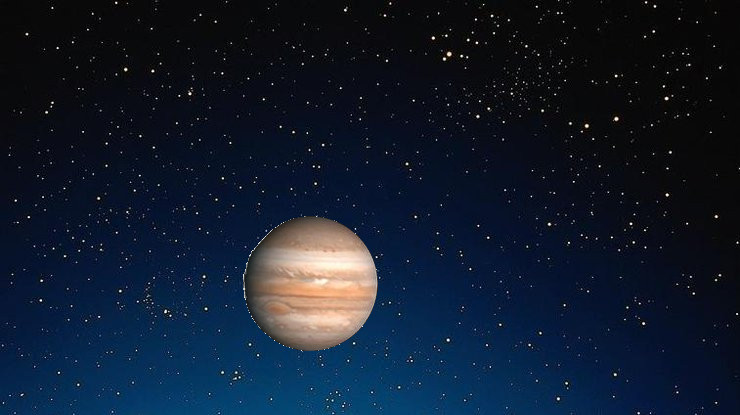
#> input picture hough-circ/data/pla.jpg, 740 x 415 px
$ python main.py
#> lines starting #> are read from the running program, lines starting #| are printed output that depends on the picture; after the words box and inside, x2 and y2 are one past the last pixel; in counts of white or black regions, pixels touching at a corner belong together
#!python
# -*- coding: utf-8 -*-
__version__ = "$Revision: 1.8 $"

import sys
import cv2
import numpy as np

# - - - - - - - - - - - - - - - - - - - - - - - - - - - - - - - - - - - - - - - -
def main():
    img = cv2.imread("data/pla.jpg", cv2.IMREAD_COLOR)
#> img is the input picture: shape (415, 740, 3); mean B, G, R 44.8, 27.8, 16.7
    gray = cv2.cvtColor(img, cv2.COLOR_BGR2GRAY)
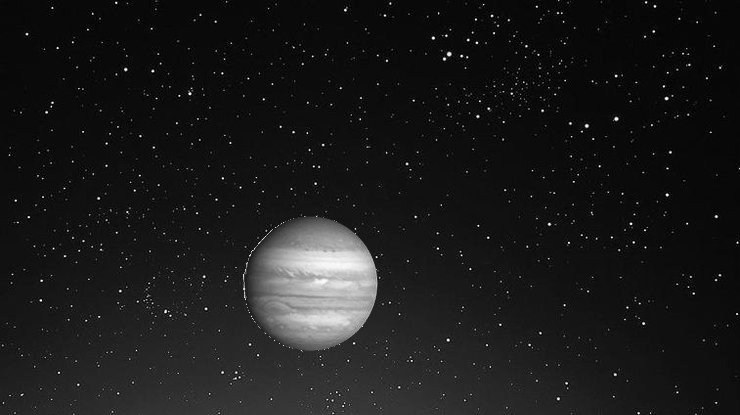
#> gray: shape (415, 740); min 0, max 255, mean 26.4

    gray = cv2.medianBlur(gray, 5)
    cv2.imwrite("result/01-blur.jpg",gray)

    edges = cv2.Canny(gray,50,200)
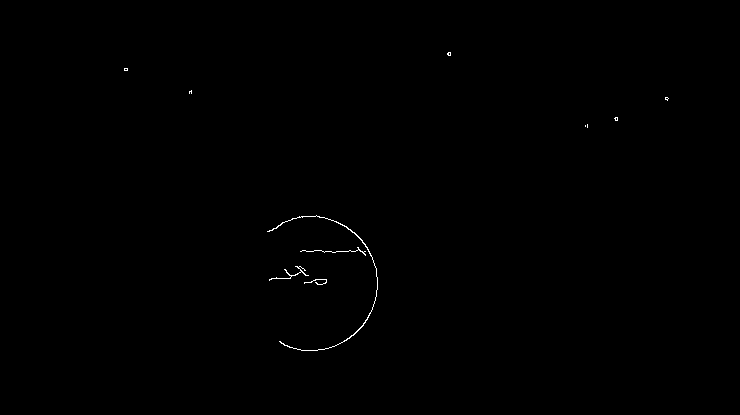
#> edges: shape (415, 740); 0.19% white in thin lines or dots, all inside (x1, y1, x2, y2) = (124, 52, 669, 351)
    cv2.imwrite("result/02-edge.jpg",edges)

    circles = cv2.HoughCircles(edges, cv2.HOUGH_GRADIENT, 1, 120, param1=100, param2=30, minRadius=0, maxRadius=0)
#> circles = None

    if circles is None: return

    res = np.zeros(img.shape,dtype=np.uint8)
    for circle in circles:
        for x,y,r in circle:
            cv2.circle(img,(x,y),r, (0,255,0),2) # draw the outer circle
            cv2.circle(img,(x,y),2,(0,0,255),3) # draw the center of the circle
            cv2.circle(res,(x,y),r, (0,255,0),2) # draw the outer circle


    cv2.imwrite("result/03-houghCircles.png", res)
    cv2.imwrite("result/04-res.jpg", img)


# - - - - - - - - - - - - - - - - - - - - - - - - - - - - - - - - - - - - - - - -
if __name__ == "__main__":
    print("OpenCV ",cv2.__version__)
    sys.exit(main())
#> (the program exits here)
